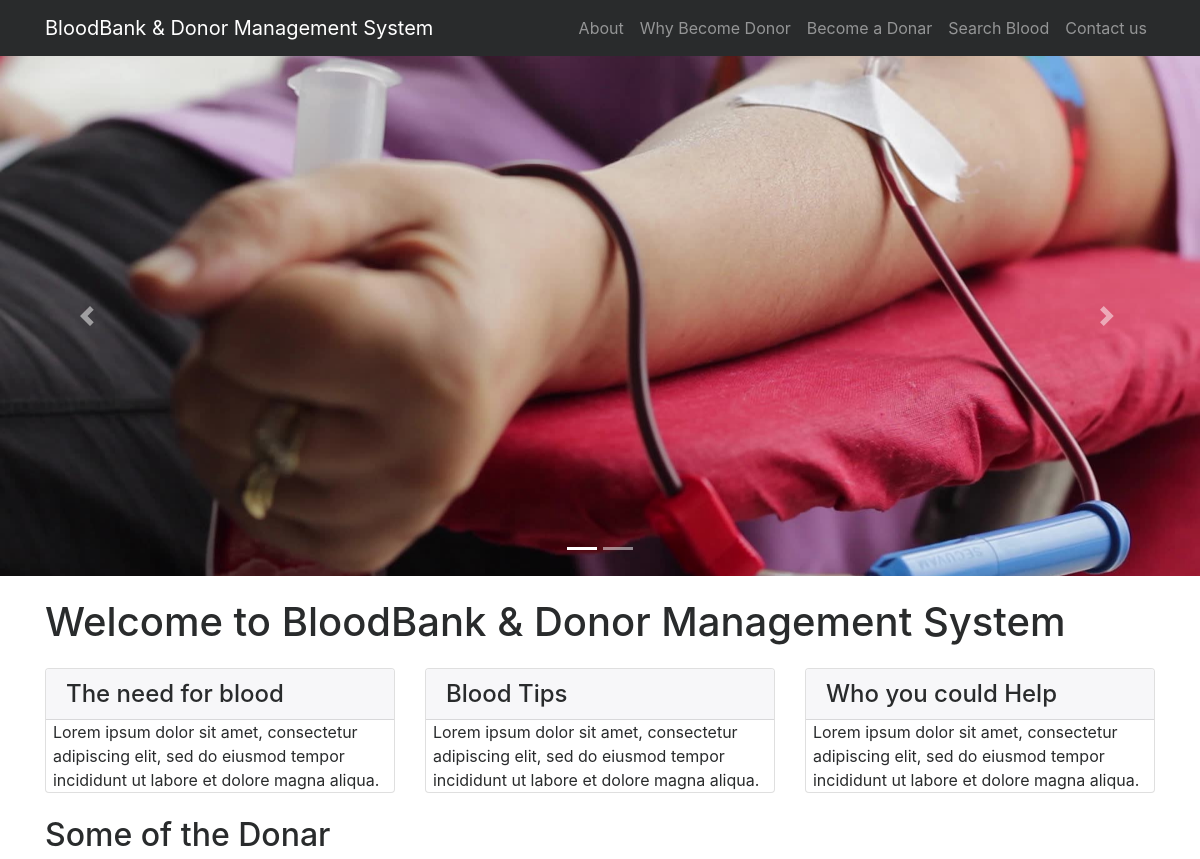
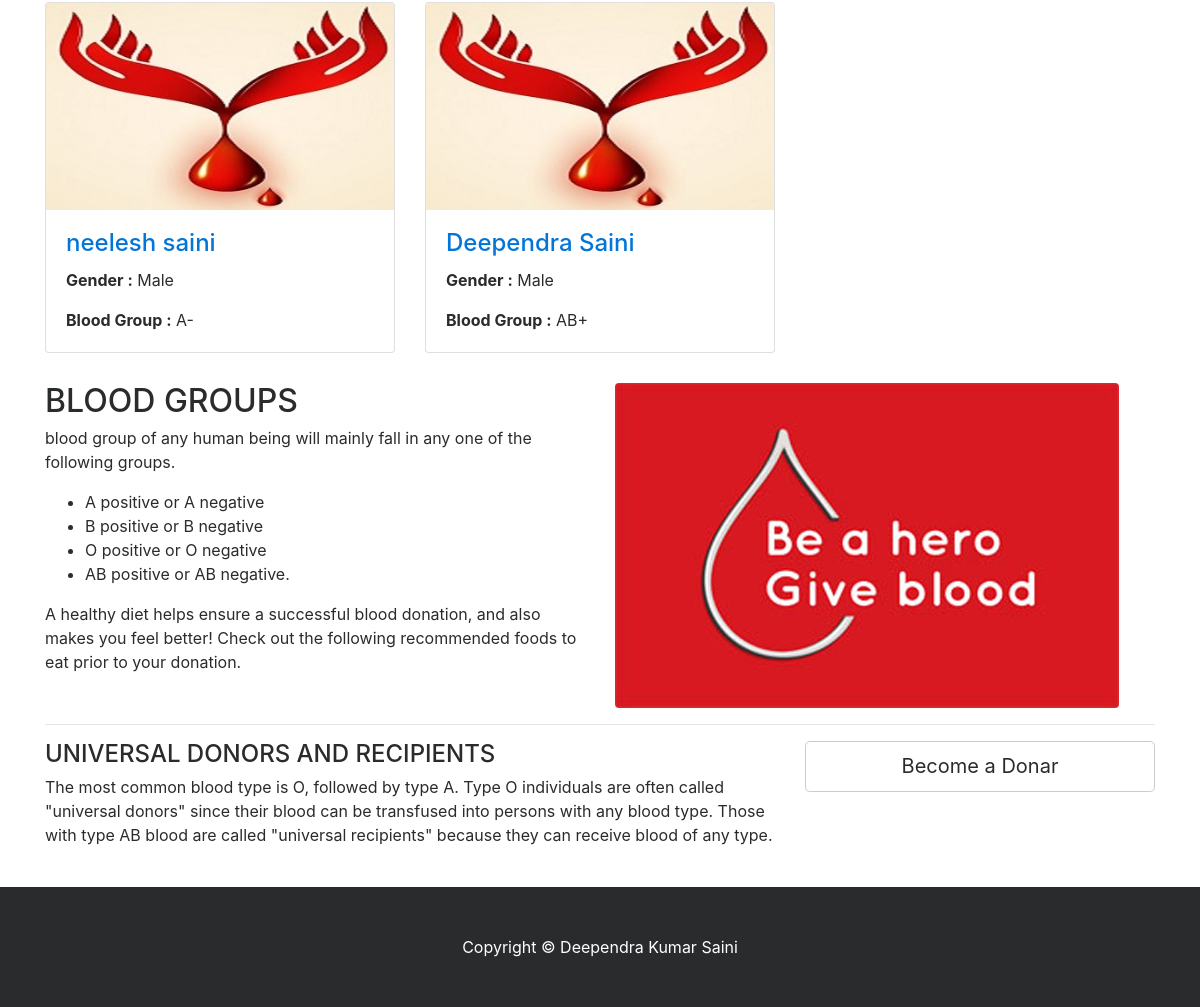
/bbdms/index.php, run on the app's committed database (2 pictures, top to bottom).
### tables this page shows
CREATE TABLE `tblblooddonars` (
  `id` int(11) NOT NULL,
  `FullName` varchar(100) DEFAULT NULL,
  `MobileNumber` char(11) DEFAULT NULL,
  `EmailId` varchar(100) DEFAULT NULL,
  `Gender` varchar(20) DEFAULT NULL,
  `Age` int(11) DEFAULT NULL,
  `BloodGroup` varchar(20) DEFAULT NULL,
  `Address` varchar(255) DEFAULT NULL,
  `Message` mediumtext DEFAULT NULL,
  `PostingDate` timestamp NOT NULL DEFAULT current_timestamp(),
  `status` int(1) DEFAULT NULL
);

### bbdms/index.php (the view, shortened to what this page needs)
<?php
include('includes/config.php');
?>
<!DOCTYPE html>
<html lang="en">
<head>
    <link href="vendor/bootstrap/css/bootstrap.min.css" rel="stylesheet">
    <link href="vendor/font-awesome/css/font-awesome.min.css" rel="stylesheet" type="text/css">
    <link href="css/modern-business.css" rel="stylesheet">
</head>
<body>
<?php include('includes/header.php');?>
<?php include('includes/slider.php');?>
    <div class="container">
        <h1 class="my-4">Welcome to BloodBank & Donor Management System</h1>
        <div class="row">
            <div class="col-lg-4 mb-4">
                <div class="card">
                    <h4 class="card-header">The need for blood</h4>
                        <p class="card-text" style="padding-left:2%">Lorem ipsum dolor sit amet, consectetur adipiscing elit, sed do eiusmod tempor incididunt ut labore et dolore magna aliqua. </p>
                </div>
            </div>
            <div class="col-lg-4 mb-4">
                <div class="card">
                    <h4 class="card-header">Blood Tips</h4>
                        <p class="card-text" style="padding-left:2%">Lorem ipsum dolor sit amet, consectetur adipiscing elit, sed do eiusmod tempor incididunt ut labore et dolore magna aliqua. </p>
                </div>
            </div>
            <div class="col-lg-4 mb-4">
                <div class="card">
                    <h4 class="card-header">Who you could Help</h4>
                        <p class="card-text" style="padding-left:2%">Lorem ipsum dolor sit amet, consectetur adipiscing elit, sed do eiusmod tempor incididunt ut labore et dolore magna aliqua. </p>
                </div>
            </div>
        </div>
        <h2>Some of the Donar</h2>
        <div class="row">
                   <?php
$status=1;
$sql = "SELECT * from tblblooddonars where status=:status order by rand() limit 6";
$query = $dbh -> prepare($sql);
$query->bindParam(':status',$status,PDO::PARAM_STR);
$query->execute();
$results=$query->fetchAll(PDO::FETCH_OBJ);
if($query->rowCount() > 0)
{
foreach($results as $result)
{ ?>
            <div class="col-lg-4 col-sm-6 portfolio-item">
                <div class="card h-100">
                    <a href="#"><img class="card-img-top img-fluid" src="images/blood-donor.jpg" alt="" ></a>
                    <div class="card-block">
                        <h4 class="card-title"><a href="#"><?php echo htmlentities($result->FullName);?></a></h4>
<p class="card-text"><b>  Gender :</b> <?php echo htmlentities($result->Gender);?></p>
<p class="card-text"><b>Blood Group :</b> <?php echo htmlentities($result->BloodGroup);?></p>
                    </div>
                </div>
            </div>
            <?php }} ?>
        </div>
        <div class="row">
            <div class="col-lg-6">
                <h2>BLOOD GROUPS</h2>
          <p>  blood group of any human being will mainly fall in any one of the following groups.</p>
                <ul>
<li>A positive or A negative</li>
<li>B positive or B negative</li>
<li>O positive or O negative</li>
<li>AB positive or AB negative.</li>
                </ul>
                <p>A healthy diet helps ensure a successful blood donation, and also makes you feel better! Check out the following recommended foods to eat prior to your donation.</p>
            </div>
            <div class="col-lg-6">
                <img class="img-fluid rounded" src="images/blood-donor (1).jpg" alt="">
            </div>
        </div>
        <hr>
        <div class="row mb-4">
            <div class="col-md-8">
            <h4>UNIVERSAL DONORS AND RECIPIENTS</h4>
                <p>
The most common blood type is O, followed by type A.
Type O individuals are often called "universal donors" since their blood can be transfused into persons with any blood type. Those with type AB blood are called "universal recipients" because they can receive blood of any type.</p>
            </div>
            <div class="col-md-4">
                <a class="btn btn-lg btn-secondary btn-block" href="become-donar.php">Become a Donar</a>
            </div>
        </div>
    </div>
  <?php include('includes/footer.php');?>
</body>
</html>

### bbdms/includes/header.php (shortened to what this page needs)
<nav class="navbar fixed-top navbar-toggleable-md navbar-inverse bg-inverse">
    <div class="container">
        <a class="navbar-brand" href="index.php">BloodBank & Donor Management System</a>
        <div class="collapse navbar-collapse" id="navbarExample">
            <ul class="navbar-nav ml-auto">
                <li class="nav-item">
                    <a class="nav-link" href="page.php?type=aboutus">About</a>
                </li>
                <li class="nav-item">
                    <a class="nav-link" href="page.php?type=donor">Why Become Donor</a>
                </li>
                <li class="nav-item">
                    <a class="nav-link" href="become-donar.php">Become a Donar</a>
                </li>
                 <li class="nav-item">
                    <a class="nav-link" href="search-donor.php">Search Blood</a>
                </li>
                  <li class="nav-item">
                    <a class="nav-link" href="contact.php">Contact us</a>
                </li>
            </ul>
        </div>
    </div>
</nav>

### bbdms/includes/slider.php (shortened to what this page needs)
<header>
       <div id="carouselExampleIndicators" class="carousel slide" data-ride="carousel">
           <ol class="carousel-indicators">
               <li data-target="#carouselExampleIndicators" data-slide-to="0" class="active"></li>
               <li data-target="#carouselExampleIndicators" data-slide-to="1"></li>
           </ol>
           <div class="carousel-inner" role="listbox">
               <div class="carousel-item active" style="background-image: url('images/banner1.jpg')">
                   <div class="carousel-caption d-none d-md-block">
                   </div>
               </div>
           </div>
           <a class="carousel-control-prev" href="#carouselExampleIndicators" role="button" data-slide="prev">
               <span class="carousel-control-prev-icon" aria-hidden="true"></span>
           </a>
           <a class="carousel-control-next" href="#carouselExampleIndicators" role="button" data-slide="next">
               <span class="carousel-control-next-icon" aria-hidden="true"></span>
           </a>
       </div>
   </header>

### bbdms/includes/footer.php
<footer class="py-5 bg-inverse">
      <div class="container">
          <p class="m-0 text-center text-white">Copyright &copy; Deependra Kumar Saini</p>
      </div>
  </footer>

### bbdms/css/modern-business.css (style rules this page uses)
body { padding-top: 54px; }
@media (min-width: 992px) { body { padding-top: 56px; } }
.carousel-item { height: 65vh; min-height: 300px; background: no-repeat center center scroll; -webkit-background-size: cover; -moz-background-size: cover; -o-background-size: cover; background-size: cover; }
.portfolio-item { margin-bottom: 30px; }

### bbdms/index.php (style rules this page uses)
.carousel-item.active, .carousel-item-next, .carousel-item-prev { display: block; }

### data on the page
tblblooddonars: FullName "neelesh saini", Gender "Male", BloodGroup "A-"
tblblooddonars: FullName "Deependra Saini", Gender "Male", BloodGroup "AB+"
